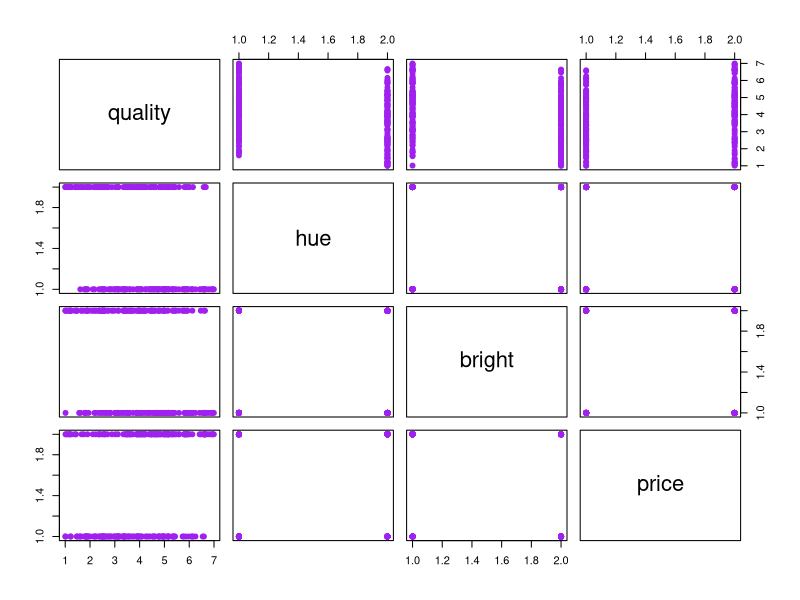
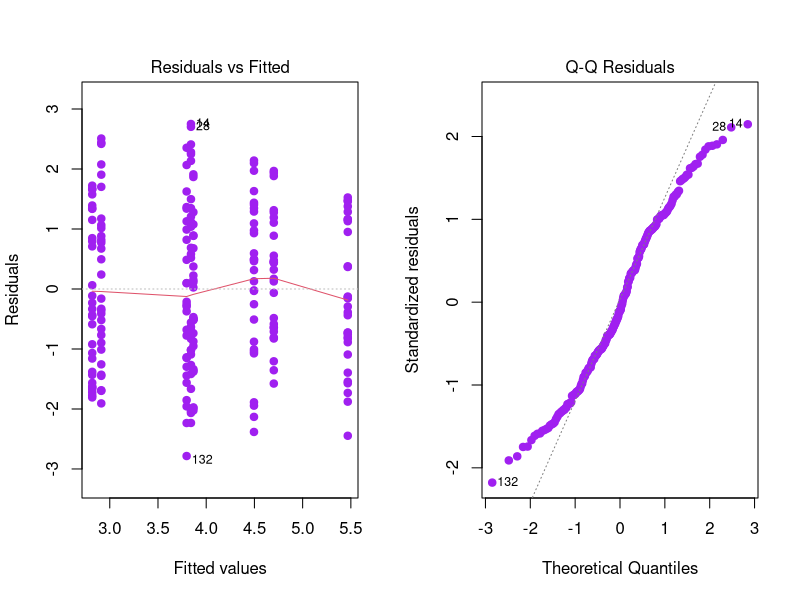
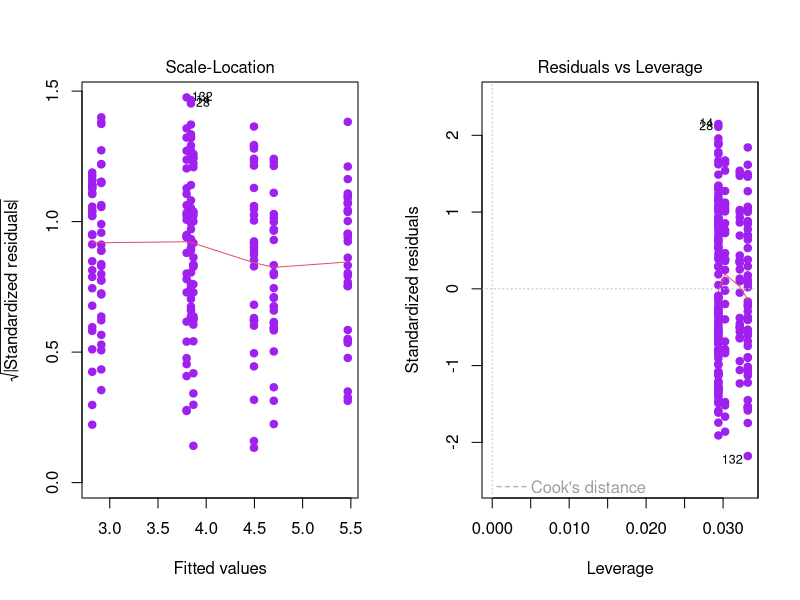

The R source for these figures, in order: (Note: this script raises an error after producing the figures.)
## ---- chunk 1
knitr::opts_chunk$set(echo = TRUE)
## ---- chunk 2
library(emmeans)
library(ggplot2)
library(multcomp)
library(sjmisc)
## ---- chunk 3
# Load the data
data = read.csv("data.csv")

# Get rid of unwanted columns (will come in handy when designing models)
data[c("trt_id", "X_hue", "X_bright", "X_price")] = NULL

# Make hue, bright, and price factors
data$hue    = factor(data$hue)
data$bright = factor(data$bright)
data$price  = factor(data$price)

# Show first 6 and last 6 rows
head(data)
tail(data)

# Show the structure of the data
str(data)

# Are factors crossed?
is_crossed(data$hue, data$bright)
is_crossed(data$hue, data$price)
is_crossed(data$bright, data$price)

# Are factors nested?
is_nested(data$hue, data$bright)
is_nested(data$bright, data$hue)
is_nested(data$hue, data$price)
is_nested(data$price, data$hue)
is_nested(data$bright, data$price)
is_nested(data$price, data$bright)

# Scatterplot matrix
plot(data, pch = 20, cex = 1.5, col = "purple")
## ---- chunk 4
# Fit the initial model with three-way
fit1 = aov(quality ~ .^2, data)

# Report the summary
summary(fit1)

# Estimates
fit1$coefficients

# Residual analysis
par(mfrow = c(1, 2))
plot(fit1, pch = 20, cex = 1.5, col = "purple")
par(mfrow = c(1, 1))
## ---- chunk 5
# Box-Cox analysis for the power transformation
MASS::boxcox(fit1, lambda = seq(0, 2, 0.7))
## ---- chunk 6
# Refit the model, applying the right power transformation
fit2 = aov(quality^0.9 ~ .^2, data)

# Summary
summary(fit2)

# Estimates
fit2$coefficients

# Residual analysis
par(mfrow = c(1, 2))
plot(fit2, pch = 20, cex = 1.5, col = "purple")
par(mfrow = c(1, 1))
## ---- chunk 7
# Interaction plots
emmip(fit1, hue ~ bright)
emmip(fit1, hue ~ price)
emmip(fit1, bright ~ price)
## ---- chunk 8
# Report the summary
summary(fit1)

# Estimates
fit1$coefficients
## ---- chunk 9
cld(emmeans(fit1, ~ hue    | bright), letters=LETTERS)
cld(emmeans(fit1, ~ hue    | price),  letters=LETTERS)
cld(emmeans(fit1, ~ bright | price),  letters=LETTERS)
## ---- chunk 10
# Hue - Bright
qplot (hue, quality, data = data, color = bright) + 
  stat_summary(fun = mean, geom = "line", aes(group = bright))

# Hue - Price
qplot (hue, quality, data = data, color = price) + 
  stat_summary(fun = mean, geom = "line", aes(group = price))

# Bright - Price
qplot (bright, quality, data = data, color = price) + 
  stat_summary(fun = mean, geom = "line", aes(group = price))
